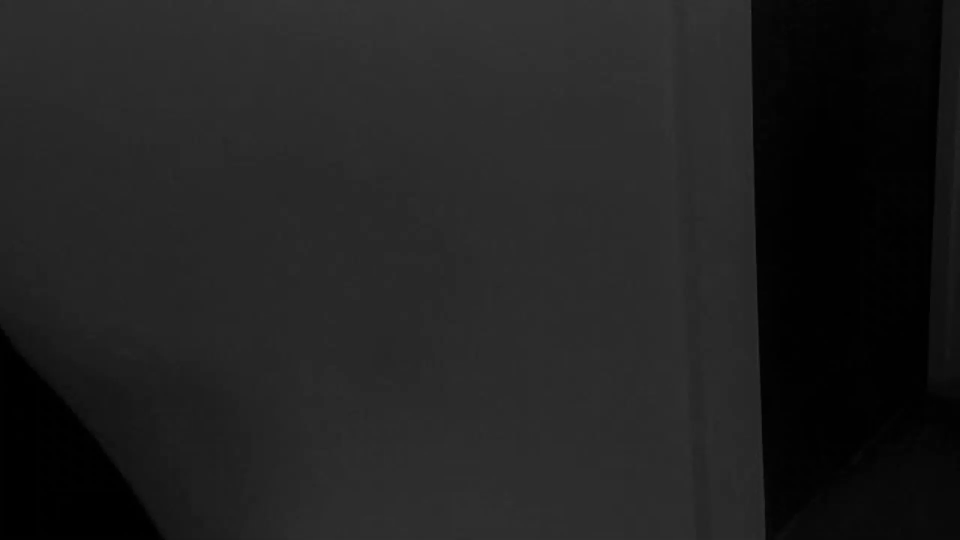
#> input picture Assignment3/Qusetion2/frammed/frame0.jpg, 1920 x 1080 px, found by its file name (shown at 1/2 size); its folder holds only this picture in this run
$ jupyter execute --allow-errors Assignment3Q2.ipynb
#> lines starting #> are read from the running program, lines starting #| are printed output that depends on the picture
#> further down, Iref is the input picture: shape (1080, 1920); min 0, max 60, mean 32.5
[cell 1]
import cv2
import glob
import numpy as np
import matplotlib.pyplot as plt
from scipy.signal import fftconvolve,convolve2d
import math
from PIL import Image
import numpy as np
import copy
from collections import deque

[cell 2]
def image_registration(img1, img2):
    img1_color = cv2.imread(img1)
    img2_color = cv2.imread(img2)
    img1 = cv2.cvtColor(img1_color, cv2.COLOR_BGR2GRAY)
    img2 = cv2.cvtColor(img2_color, cv2.COLOR_BGR2GRAY)
    height, width = img2.shape
    orb_detector = cv2.ORB_create(5000)
    kp1, d1 = orb_detector.detectAndCompute(img1, None)
    kp2, d2 = orb_detector.detectAndCompute(img2, None)
    matcher = cv2.BFMatcher(cv2.NORM_HAMMING, crossCheck = True)
    matches = matcher.match(d1, d2)
    matches.sorted(key = lambda x: x.distance)
    matches = matches[:int(len(matches)*0.9)]
    no_of_matches = len(matches)
    p1 = np.zeros((no_of_matches, 2))
    p2 = np.zeros((no_of_matches, 2))

    for i in range(len(matches)):
      p1[i, :] = kp1[matches[i].queryIdx].pt
      p2[i, :] = kp2[matches[i].trainIdx].pt
    homography, mask = cv2.findHomography(p1, p2, cv2.RANSAC)
    transformed_img = cv2.warpPerspective(img1_color,homography, (width, height))
    plt.axis('off')
    plt.imshow(transformed_img,cmap='gray', vmin=0, vmax=255)
    plt.show()

[cell 3]
def motionTrackingFunction(img1,img2):
    Iref=img1
    Inext=img2
    Iref=np.array(Iref).astype(np.float32)
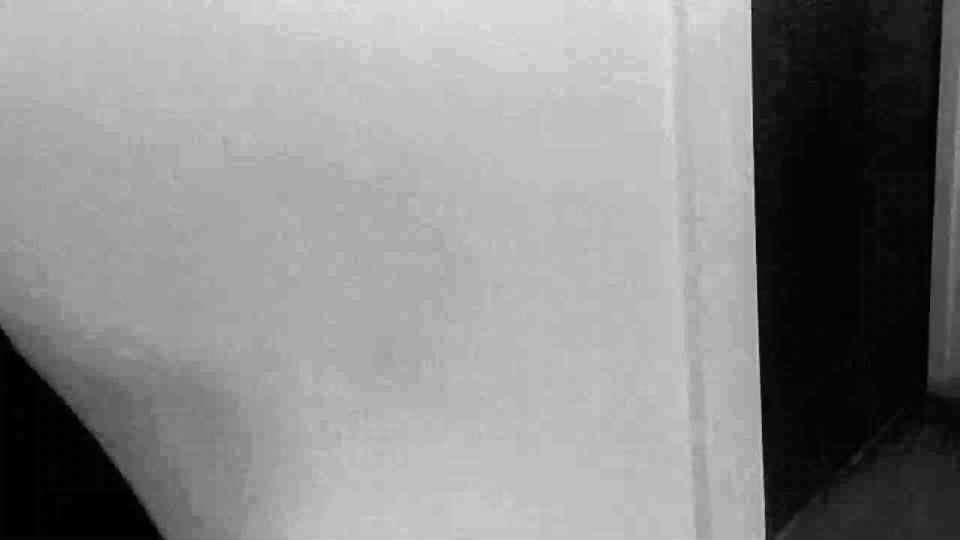
#> Iref: shape (1080, 1920) float32 (shown at 1/2 size); min 0, max 60, mean 32.5; drawn with min black and max white
    Inext=np.array(Inext).astype(np.float32)
    kernel_x = np.array([[-1., 1.], [-1., 1.]])*.25
    kernel_y = np.array([[-1., -1.], [1., 1.]])*.25
    kernel_t = np.array([[1., 1.], [1., 1.]])*.25
    Iref = Iref / 255.
    Inext = Inext / 255.
    Ix=cv2.filter2D(Iref,-1,kernel=kernel_x)
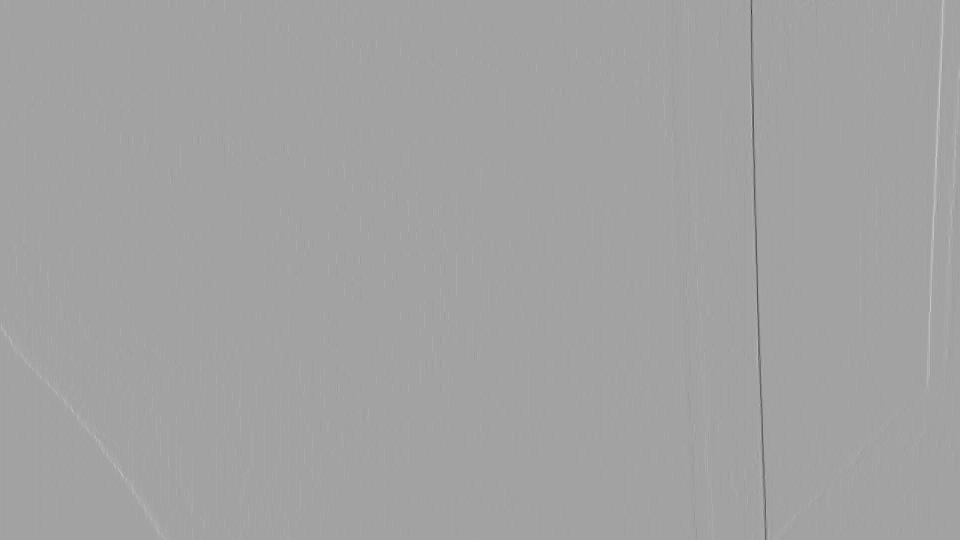
#> Ix: shape (1080, 1920) float32 (shown at 1/2 size); min -0.0608, max 0.0343, mean -4.12e-06; drawn with min black and max white
    Iy=cv2.filter2D(Iref,-1,kernel=kernel_y)
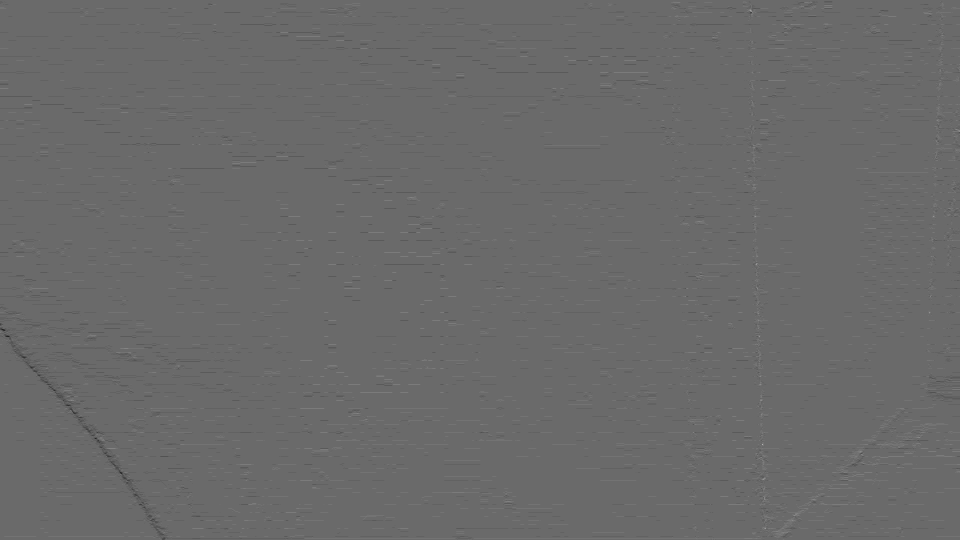
#> Iy: shape (1080, 1920) float32 (shown at 1/2 size); min -0.0127, max 0.0176, mean -2.14e-05; drawn with min black and max white
    It=cv2.filter2D(Iref,-1,kernel=kernel_t)+cv2.filter2D(Inext,-1,kernel=kernel_x)
    Ix,Iy,It=np.array(Ix),np.array(Iy),np.array(It)
    u=np.divide(It,np.sqrt(np.square(Ix)+np.square(Iy)))
    return u

#> (the rest of this cell did not finish here and is left out)
